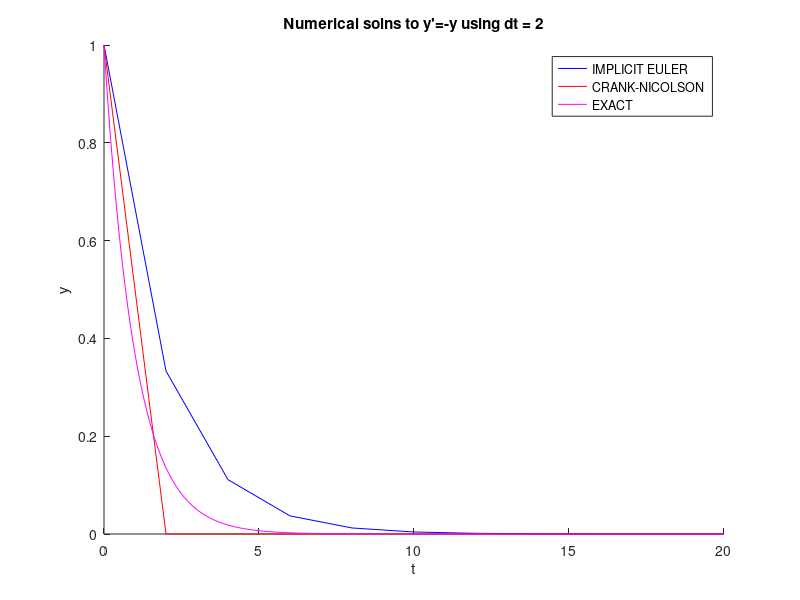

This figure's MATLAB source:
clear all
%% PROBLEM 3A ANALYSIS PLEASE READ!
% What goes wrong with this choice of Delta-t is that when doing the
% Crank-Nicholason method you'd get the growth factor to be zero meaning
% you'd get the solution to be y_0 = 1 y_n = 0 which is not particulaly
% useful. We also see that the implicit Euler method over estimates the 
% exact solution as it has a growth factor of 1/3.
%% PROBLEM 3 CODE
% INITIAL CONDITIONS %
dt = 2; % Time-step
a = -1; % sets up y' = -y
max_iter = 10; % Max time-steps
y = zeros(1,max_iter+1); % initialize y array
y(1) = 1; % y initial condition
t = 0:2:20; % t values for plotting
% IMPLICIT EULER % 
for i = 1:max_iter-1
   y(i+1) = y(i)/(1-a*dt); 
end
hold on
figure(1)
title("Numerical solns to y'=-y using dt = 2")
plot(t,y,'b')

% CRANK-NICOLSON %
y = zeros(1,max_iter+1); % initialize y array
y(1) = 1; % y initial condition
for i = 1:max_iter-1
   y(i+1) = ((1+a*dt/2)/(1-a*dt/2))*y(i); 
end
plot(t,y,'r')
% EXACT %
tt = 0:0.1:20;
plot(tt,exp(-tt),'m')
xlabel("t")
ylabel("y")
legend("IMPLICIT EULER","CRANK-NICOLSON", "EXACT")
hold off